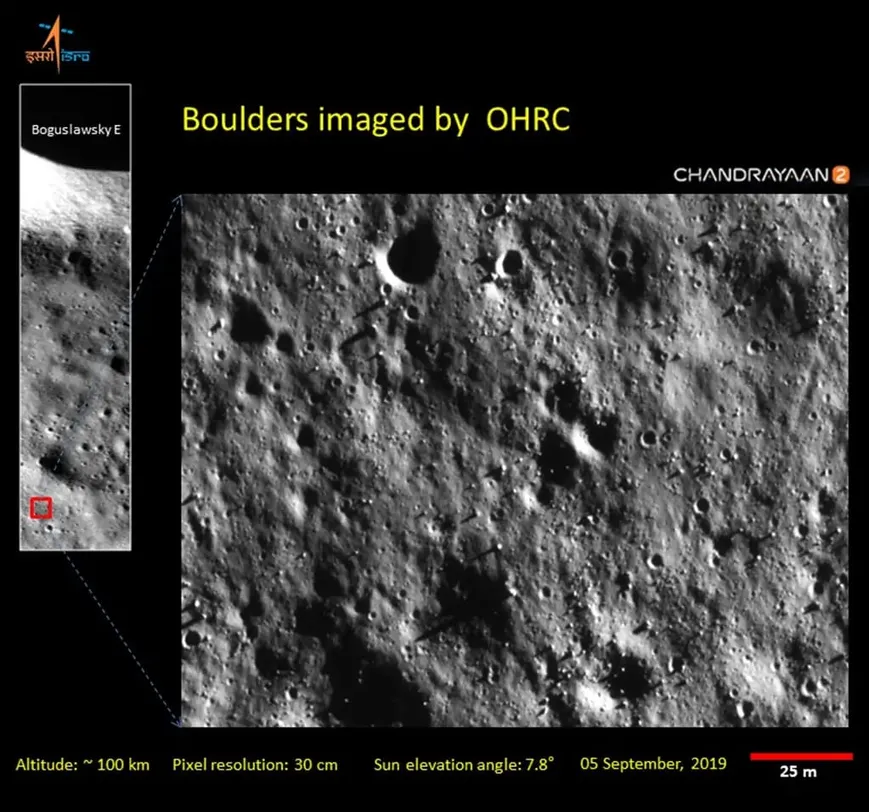
#> input picture data/raw/ohrc/chandrayaan2_11_large copy.png.webp, 869 x 812 px, shrunk from 1023 x 956 before the run, found by its file name
$ python crop_images.py
#> lines starting #> are read from the running program, lines starting #| are printed output that depends on the picture
#> further down, image is the input picture: shape (812, 869, 3); mean B, G, R 54.1, 55, 55.4

from pathlib import Path

import cv2
import numpy as np


def create_overlapping_crops(
    image: np.ndarray,
    crop_size: tuple[int, int] = (256, 256),
    overlap: float = 0.25,
) -> list[np.ndarray]:
    """Create overlapping crops from a large image."""
#> called with crop_size = (256, 256), overlap = 0.25
    if not 0 <= overlap < 1:
        raise ValueError("Overlap must be between 0 and 1.")

    crop_height, crop_width = crop_size
    image_height, image_width = image.shape[:2]
#> image_height = 812; image_width = 869

    if crop_height > image_height or crop_width > image_width:
        raise ValueError("Crop size cannot exceed image size.")

    stride_y = max(1, int(crop_height * (1 - overlap)))
    stride_x = max(1, int(crop_width * (1 - overlap)))

    crops = []

    for y in range(0, image_height - crop_height + 1, stride_y):
        for x in range(0, image_width - crop_width + 1, stride_x):
            crop = image[
                y:y + crop_height,
                x:x + crop_width
            ]
            crops.append(crop.copy())
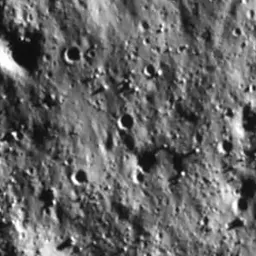
#> crop: shape (256, 256, 3); mean B, G, R 101.8, 101.8, 101.8
#> after the loop, crops = 12 items

    return crops


def save_crops(
    crops: list[np.ndarray],
    output_dir: str = "data/processed/crops",
) -> None:
    """Save image crops to disk."""
    output_path = Path(output_dir)
    output_path.mkdir(parents=True, exist_ok=True)

    for index, crop in enumerate(crops):
        cv2.imwrite(
            str(output_path / f"crop_{index:03d}.png"),
            crop,
        )


if __name__ == "__main__":
    image_path = Path(
        "data/raw/ohrc/chandrayaan2_11_large copy.png.webp"
    )

    image = cv2.imread(str(image_path))

    if image is None:
        raise FileNotFoundError(f"Could not load: {image_path}")

    crops = create_overlapping_crops(image)
#> crops = 12 items

    save_crops(crops)
#> the loop in save_crops, `for index, crop in enumerate(crops):` made 12 passes
#> pass 1, in save_crops, `cv2.imwrite( str(output_path / f"crop_{index:03d}.png"), crop, )`:
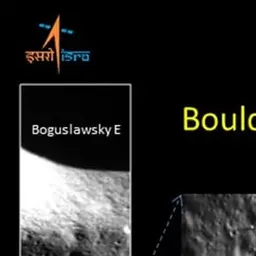
#> saved as crop_000.png: shape (256, 256, 3); mean B, G, R 37.4, 38.8, 39.1
#> pass 2, in save_crops, `cv2.imwrite( str(output_path / f"crop_{index:03d}.png"), crop, )`:
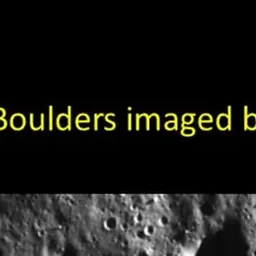
#> saved as crop_001.png: shape (256, 256, 3); mean B, G, R 21.5, 25.7, 25.6

    print("Original image shape:", image.shape)
#| Original image shape: (812, 869, 3)
    print("Number of crops:", len(crops))
#| Number of crops: 12
    print("Crop size:", crops[0].shape)
#| Crop size: (256, 256, 3)
    print("Crops saved successfully!")

$ run again, with data/raw/ohrc/ohrc_image_03.webp copied over data/raw/ohrc/chandrayaan2_11_large copy.png.webp
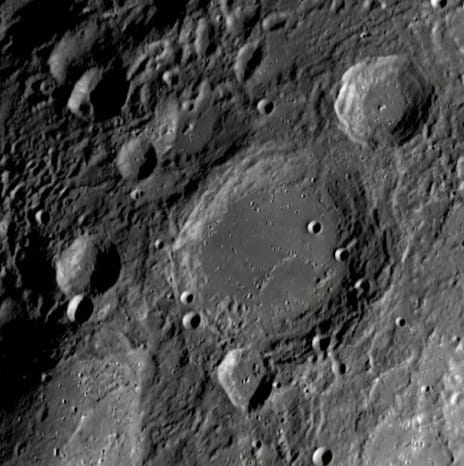
#> input picture data/raw/ohrc/ohrc_image_03.webp, 464 x 466 px, found by its file name
#> image is the input picture: shape (466, 464, 3); mean B, G, R 71.4, 71.8, 71.8
#> after the loop in create_overlapping_crops, `for y in range(0, image_height - crop_height + 1, stride_y):`:
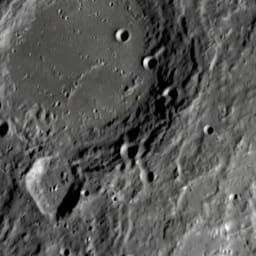
#> crop: shape (256, 256, 3); mean B, G, R 86.8, 87.7, 87.7
#> after the loop in create_overlapping_crops, `for y in range(0, image_height - crop_height + 1, stride_y):`: crops = 4 items
#> the loop in save_crops, `for index, crop in enumerate(crops):` made 4 passes
#> pass 2, in save_crops, `cv2.imwrite( str(output_path / f"crop_{index:03d}.png"), crop, )`:
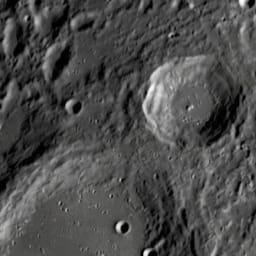
#> saved as crop_001.png: shape (256, 256, 3); mean B, G, R 75.7, 76.2, 76.2
#| Original image shape: (466, 464, 3)
#| Number of crops: 4
#| Crop size: (256, 256, 3)

$ run again, with data/raw/ohrc/ohrc_image_04.webp copied over data/raw/ohrc/chandrayaan2_11_large copy.png.webp
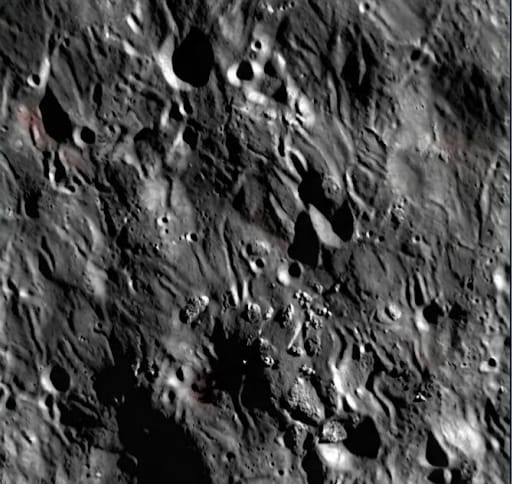
#> input picture data/raw/ohrc/ohrc_image_04.webp, 512 x 484 px, found by its file name
#> image is the input picture: shape (484, 512, 3); mean B, G, R 71, 71, 71.1
#> after the loop in create_overlapping_crops, `for y in range(0, image_height - crop_height + 1, stride_y):`:
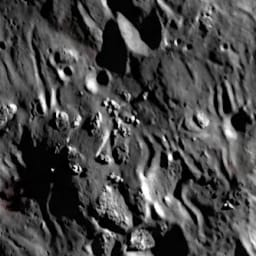
#> crop: shape (256, 256, 3); mean B, G, R 69.9, 69.9, 70
#> after the loop in create_overlapping_crops, `for y in range(0, image_height - crop_height + 1, stride_y):`: crops = 4 items
#> the loop in save_crops, `for index, crop in enumerate(crops):` made 4 passes
#> pass 2, in save_crops, `cv2.imwrite( str(output_path / f"crop_{index:03d}.png"), crop, )`:
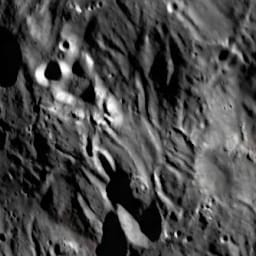
#> saved as crop_001.png: shape (256, 256, 3); mean B, G, R 73.2, 73.3, 73.3
#| Original image shape: (484, 512, 3)
#| Number of crops: 4
#| Crop size: (256, 256, 3)

$ run again, with data/raw/ohrc/ohrc_image_16.webp copied over data/raw/ohrc/chandrayaan2_11_large copy.png.webp
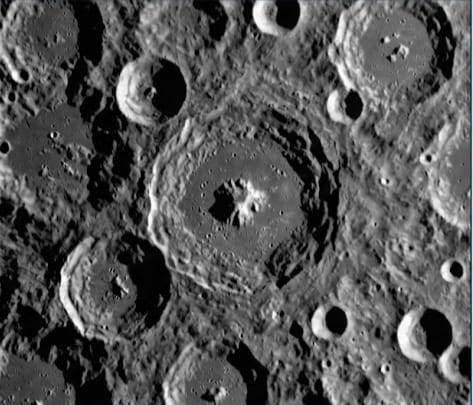
#> input picture data/raw/ohrc/ohrc_image_16.webp, 473 x 405 px, found by its file name
#> image is the input picture: shape (405, 473, 3); mean B, G, R 84.6, 84.6, 84.5
#> after the loop in create_overlapping_crops, `for y in range(0, image_height - crop_height + 1, stride_y):`:
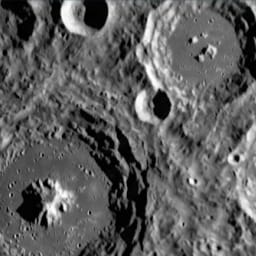
#> crop: shape (256, 256, 3); mean B, G, R 93.9, 93.9, 93.8
#> after the loop in create_overlapping_crops, `for y in range(0, image_height - crop_height + 1, stride_y):`: crops = 2 items
#> the loop in save_crops, `for index, crop in enumerate(crops):` made 2 passes
#> pass 1, in save_crops, `cv2.imwrite( str(output_path / f"crop_{index:03d}.png"), crop, )`:
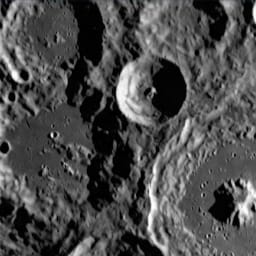
#> saved as crop_000.png: shape (256, 256, 3); mean B, G, R 76.2, 76.2, 76.2
#| Original image shape: (405, 473, 3)
#| Number of crops: 2
#| Crop size: (256, 256, 3)
